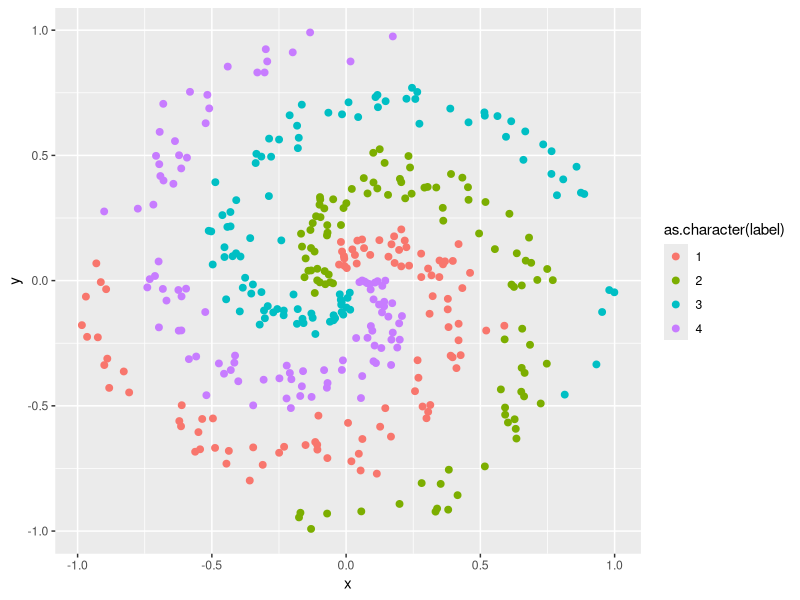

The R script that drew this image: (Note: this script raises an error after producing the figure.)
## ---- chunk 1
N <- 100 # numero de puntos por clase
#D <- 2 # número de clases (colores de los puntos)
K <- 4 # número de clases
X <- data.frame() # data matrix (each row = single example)
y <- data.frame() # class labels
 
set.seed(308)
 
for (j in (1:K)){
  r <- seq(0.05,1,length.out = N) # radius
  t <- seq((j-1)*4.7,j*4.7, length.out = N) + rnorm(N, sd = 0.3) # theta
  Xtemp <- data.frame(x =r*sin(t) , y = r*cos(t)) 
  ytemp <- data.frame(matrix(j, N, 1))
  X <- rbind(X, Xtemp)
  y <- rbind(y, ytemp)
}
 
mydata <- cbind(X,y)
colnames(mydata) <- c(colnames(X), 'label')
## ---- chunk 2
library(ggplot2)

x_min <- min(X[,1])-0.2; x_max <- max(X[,1])+0.2
y_min <- min(X[,2])-0.2; y_max <- max(X[,2])+0.2
 
p <- ggplot(mydata) + geom_point(aes(x=x, y=y, color = as.character(label)), size = 2) 
  xlim(x_min, x_max) + ylim(y_min, y_max) +
  ggtitle('Visualización de los Datos en Espiral') 

p
## ---- chunk 3
plotC <- function(name, model, data=spiral, g=grid) {
  data <- as.data.frame(data) #get data from into R
  pred <- as.data.frame(h2o.predict(model, g))
  n=0.5*(sqrt(nrow(g))-1)
  d <- 1.5
  h <- d*(-n:n)/n
  plot(data[,-3],pch=19,col=data[,3],cex=0.5,
       xlim=c(-d,d),ylim=c(-d,d),main=name)
  contour(h,h,z=array(ifelse(pred[,1]=="Red",0,1),
          dim=c(2*n+1,2*n+1)),col="blue",lwd=2,add=T)
}
## ---- chunk 4
plotC2 <- function(name, model, data, g=grid) {
  data <- as.data.frame(data) #get data from into R
  pred <- as.data.frame(h2o.predict(model, g))
  n=0.5*(sqrt(nrow(g))-1)
  d <- 1.5
  h <- d*(-n:n)/n
  plot(data[,-3],pch=19,col=data[,3],cex=0.5,
       xlim=c(-d,d),ylim=c(-d,d),main=name)
  contour(h,h,z=array(ifelse(pred[,1]==2,0,1),
          dim=c(2*n+1,2*n+1)),col="blue",lwd=2,add=T)
}
## ---- chunk 5
plotC4 <- function(name, model, data, g=grid) {
  data <- as.data.frame(data) #get data from into R
  pred <- as.data.frame(h2o.predict(model, g))
  n=0.5*(sqrt(nrow(g))-1)
  d <- 1.5
  h <- d*(-n:n)/n
  plot(data[,-3],pch=19,col=data[,3],cex=0.5,
       xlim=c(-d,d),ylim=c(-d,d),main=name)
  
  mypred <- pred[,1]
  z <- array(ifelse(mypred==1,1,ifelse(mypred==2,1,ifelse(mypred==3,1,ifelse(mypred==4,1,0)))))
  #contour(h,h,z=array(ifelse(pred[,1]==4,0,1), dim=c(2*n+1,2*n+1)),col="blue",lwd=2,add=T)
  
  contour(h,h,z=z,col="blue",lwd=2,add=T)
}
## ---- chunk 6
spiral <- h2o.importFile(path = normalizePath("data/spiral.csv"))
grid   <- h2o.importFile(path = normalizePath("data/grid.csv"))
